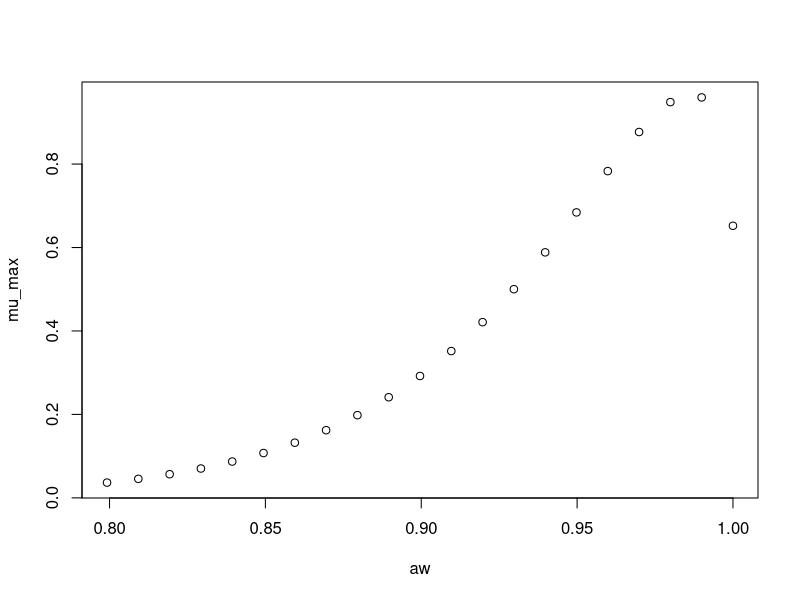

Write the R code that produced this figure.
#############################
# start of Parameter script
#############################
aw <- seq(0.799200799200799,0.999999,length.out=21)
#############################
# end of Parameter script
#############################
############################# 
# start of Model script Gropin ID 1369 
#############################
 
# constant coefficients for this model
 
variables <- data.frame(aw)
argumentsPar <- expand.grid(variables)
 
# heart of the model
response_surface <- function(aw) {
   mumax <-exp(-0.4344+6.904*sqrt(1-aw)-29.72*(sqrt(1-aw))^2)

return(mumax=mumax)
} 

# output parameters
mumax <- cbind(argumentsPar,response_surface(argumentsPar['aw']))
colnames(mumax) <- c(colnames(argumentsPar),'mumax')
#############################
# End of Model script
#############################
############################# 
# start of Visualisation script Gropin ID 1369 
#############################
plot(aw,mumax$mumax,
                          xlab='aw',
                          ylab='mu_max')
#############################
# End of Visualisation script
#############################
